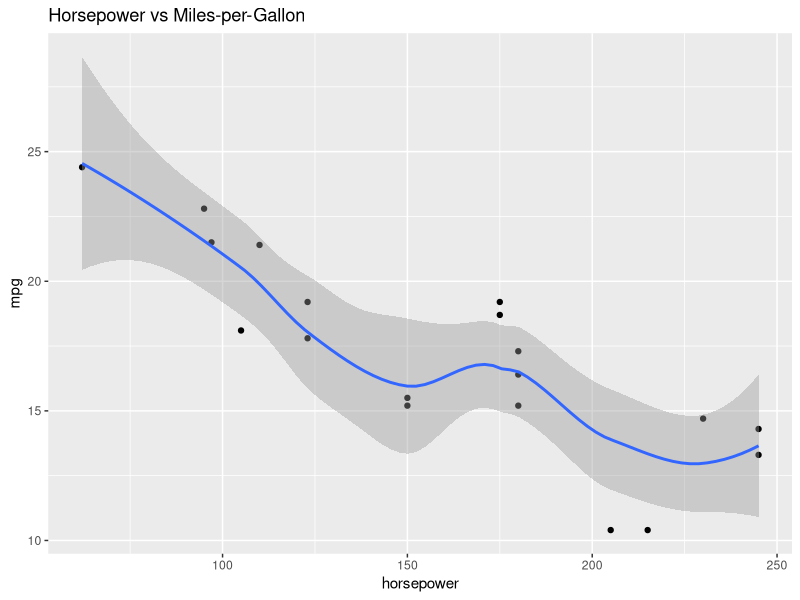
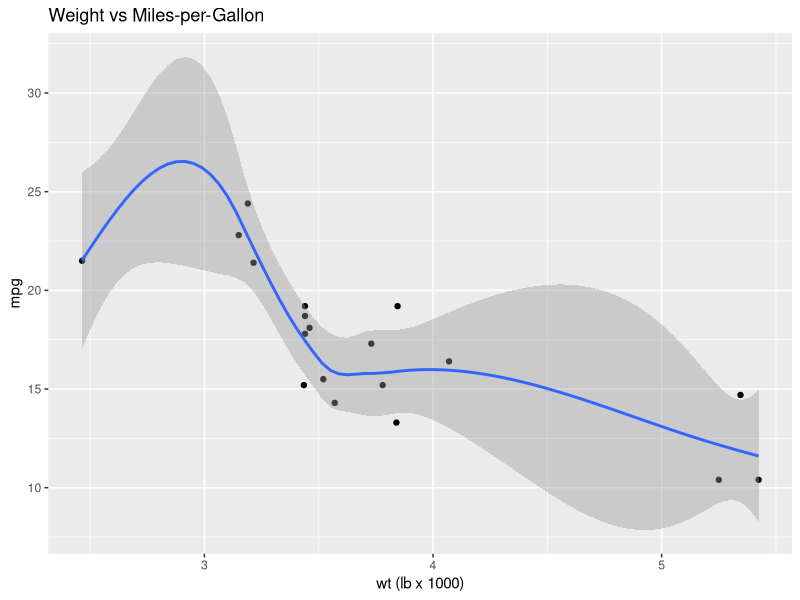
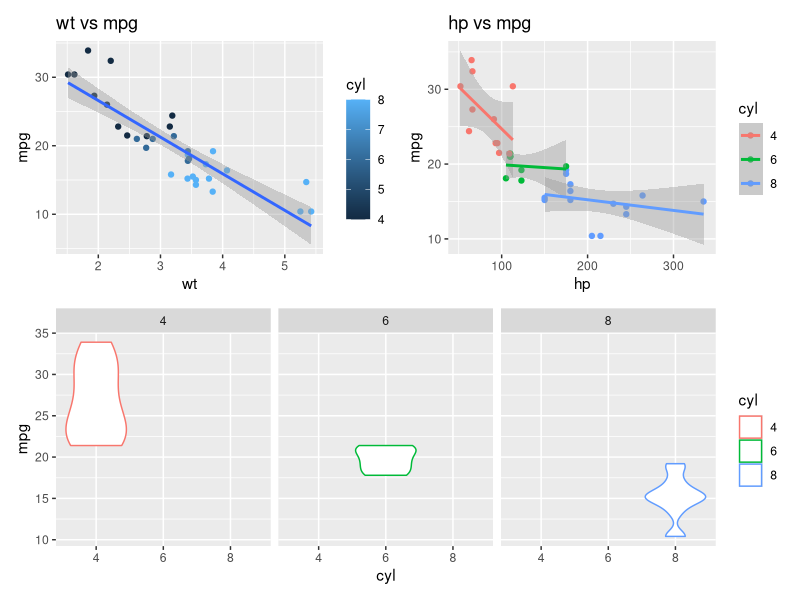
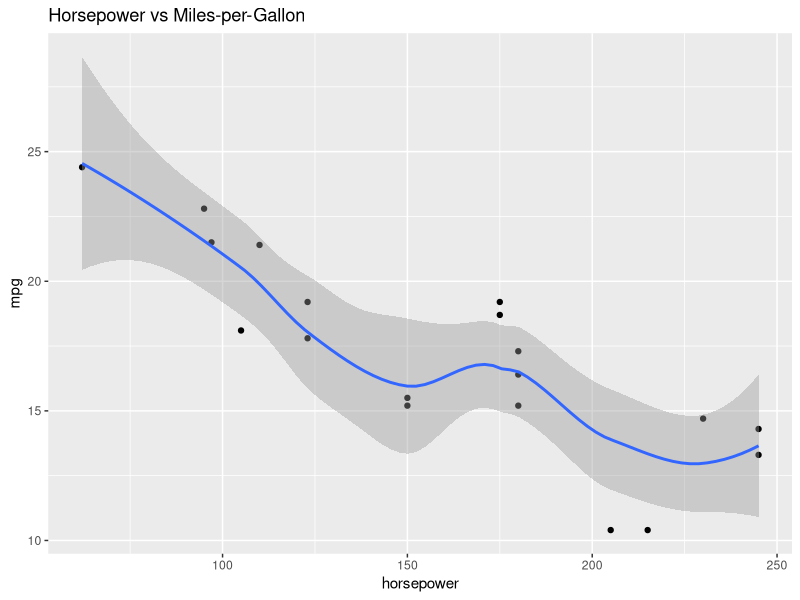
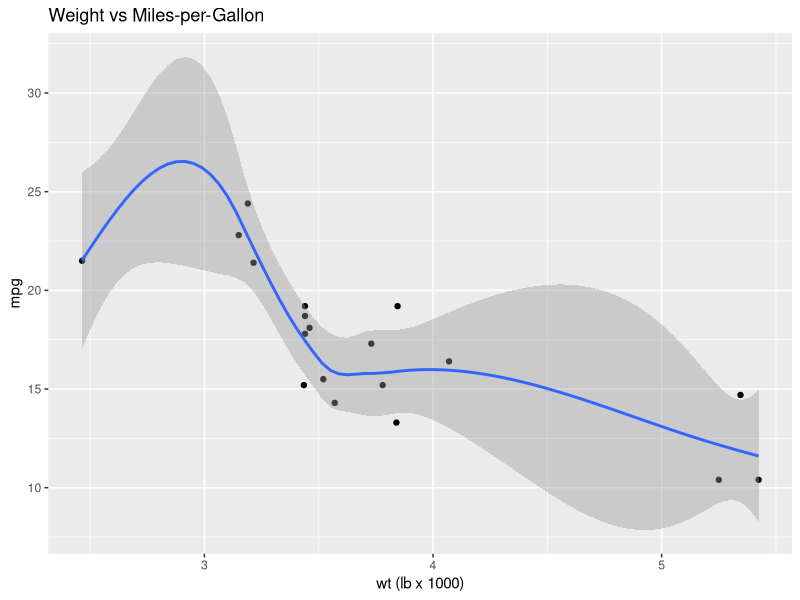
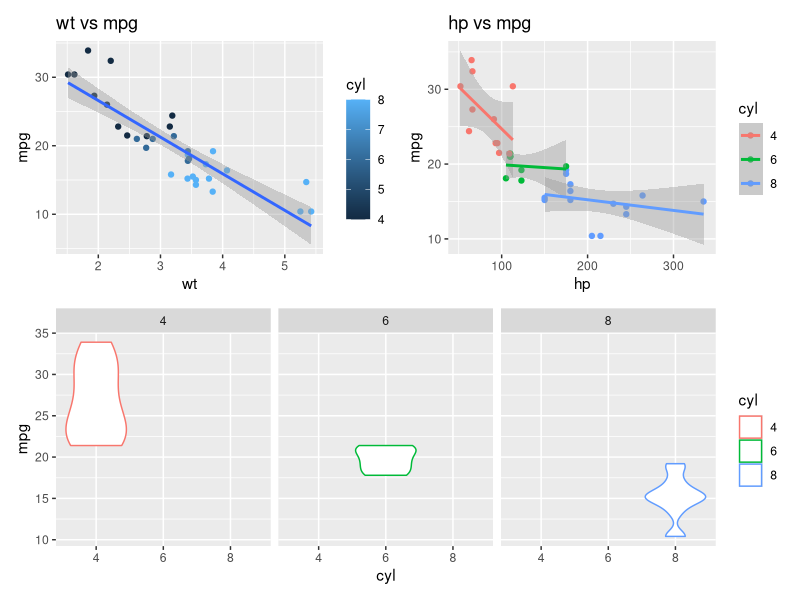

These figures' R source, in order:
install.packages('patchwork')
library(tidyverse)
library(patchwork)
#1-3
data("mtcars")
mtcars
?mtcars
my_subset <- mtcars[mtcars$am==0,]
write.csv(my_subset,"automatic_mtcars.csv")

#4-5
ggplot(my_subset, aes(x=hp, y=mpg)) +
  geom_point() +
  geom_smooth() +
  labs(title= "Horsepower vs Miles-per-Gallon", y="mpg", x="horsepower") 
ggsave("mpg_vs_hp_auto.png")

#6-7
ggplot(my_subset, aes(x=wt, y=mpg)) +
  geom_point() +
  geom_smooth() +
  labs(title= "Weight vs Miles-per-Gallon", y="mpg", x="wt (lb x 1000)") 
ggsave("mpg_vs_wt_auto.tiff")



#8-9
subset_2 <-  mtcars[mtcars$disp<=200 & mtcars$am==0,]
write.csv(subset_2,"mtcars_max200_displ.csv")

#10-11
max(mtcars$hp)
max(my_subset$hp)
max(subset_2$hp)
subset_3 <- c(max(mtcars$hp),max(my_subset$hp),max(subset_2$hp))
write.table(subset_3, "hp_maximums.txt")
#12-13
p1 <- ggplot(mtcars, aes(x=wt, y=mpg, color=cyl)) +
  geom_point() +
  geom_smooth(method="lm") +
  labs(title= "wt vs mpg", x= "wt", y="mpg")
mtcars$cyl <- as.factor(mtcars$cyl)
p2 <- ggplot(mtcars, aes(x=cyl,y=mpg, color=cyl))+
  geom_violin() +
  facet_wrap(~cyl)
p3 <- ggplot(mtcars, aes(x=hp, y=mpg, color=cyl)) +
  geom_point() +
  geom_smooth(method="lm") +
  labs(title= "hp vs mpg", x= "hp", y="mpg")
(p1+p3)/p2
ggsave("combined_mtcars_plot.png")